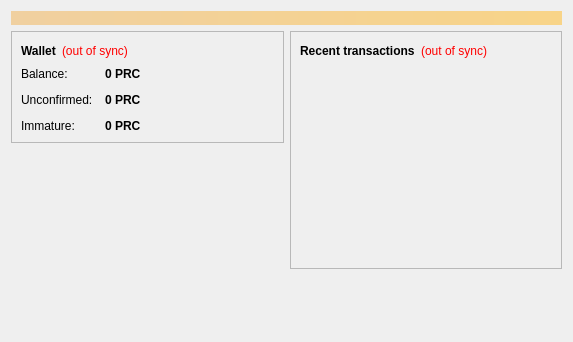
<?xml version="1.0" encoding="UTF-8"?>
<ui version="4.0">
 <class>OverviewPage</class>
 <widget class="QWidget" name="OverviewPage">
  <property name="geometry">
   <rect>
    <x>0</x>
    <y>0</y>
    <width>573</width>
    <height>342</height>
   </rect>
  </property>
  <property name="windowTitle">
   <string>Form</string>
  </property>
  <layout class="QVBoxLayout" name="topLayout">
   <item>
    <widget class="QLabel" name="labelAlerts">
	<property name="styleSheet">
      <string notr="true">background-color: qlineargradient(x1: 0, y1: 0, x2: 1, y2: 0, stop:0 #F0D0A0, stop:1 #F8D488); color:#000000;</string>
     </property>
     <property name="wordWrap">
      <bool>true</bool>
     </property>
     <property name="margin">
      <number>3</number>
     </property>
    </widget>
   </item>
   <item>
    <layout class="QHBoxLayout" name="horizontalLayout" stretch="1,1">
     <item>
      <layout class="QVBoxLayout" name="verticalLayout_2">
       <item>
        <widget class="QFrame" name="frame">
         <property name="frameShape">
          <enum>QFrame::StyledPanel</enum>
         </property>
         <property name="frameShadow">
          <enum>QFrame::Raised</enum>
         </property>
         <layout class="QVBoxLayout" name="verticalLayout_4">
          <item>
           <layout class="QHBoxLayout" name="horizontalLayout_4">
            <item>
             <widget class="QLabel" name="label_5">
              <property name="font">
               <font>
                <weight>75</weight>
                <bold>true</bold>
               </font>
              </property>
              <property name="text">
               <string>Wallet</string>
              </property>
             </widget>
            </item>
            <item>
             <widget class="QLabel" name="labelWalletStatus">
              <property name="toolTip">
               <string>The displayed information may be out of date. Your wallet automatically synchronizes with the Prospercoin network after a connection is established, but this process has not completed yet.</string>
              </property>
              <property name="styleSheet">
               <string notr="true">QLabel { color: red; }</string>
              </property>
              <property name="text">
               <string notr="true">(out of sync)</string>
              </property>
              <property name="alignment">
               <set>Qt::AlignLeading|Qt::AlignLeft|Qt::AlignVCenter</set>
              </property>
             </widget>
            </item>
            <item>
             <spacer name="horizontalSpacer_2">
              <property name="orientation">
               <enum>Qt::Horizontal</enum>
              </property>
              <property name="sizeHint" stdset="0">
               <size>
                <width>40</width>
                <height>20</height>
               </size>
              </property>
             </spacer>
            </item>
           </layout>
          </item>
          <item>
           <layout class="QFormLayout" name="formLayout_2">
            <property name="fieldGrowthPolicy">
             <enum>QFormLayout::AllNonFixedFieldsGrow</enum>
            </property>
            <property name="horizontalSpacing">
             <number>12</number>
            </property>
            <property name="verticalSpacing">
             <number>12</number>
            </property>
            <item row="0" column="0">
             <widget class="QLabel" name="label">
              <property name="text">
               <string>Balance:</string>
              </property>
             </widget>
            </item>
            <item row="0" column="1">
             <widget class="QLabel" name="labelBalance">
              <property name="font">
               <font>
                <weight>75</weight>
                <bold>true</bold>
               </font>
              </property>
              <property name="cursor">
               <cursorShape>IBeamCursor</cursorShape>
              </property>
              <property name="toolTip">
               <string>Your current balance</string>
              </property>
              <property name="text">
               <string notr="true">0 PRC</string>
              </property>
              <property name="textInteractionFlags">
               <set>Qt::LinksAccessibleByMouse|Qt::TextSelectableByKeyboard|Qt::TextSelectableByMouse</set>
              </property>
             </widget>
            </item>
            <item row="1" column="0">
             <widget class="QLabel" name="label_3">
              <property name="text">
               <string>Unconfirmed:</string>
              </property>
             </widget>
            </item>
            <item row="1" column="1">
             <widget class="QLabel" name="labelUnconfirmed">
              <property name="font">
               <font>
                <weight>75</weight>
                <bold>true</bold>
               </font>
              </property>
              <property name="cursor">
               <cursorShape>IBeamCursor</cursorShape>
              </property>
              <property name="toolTip">
               <string>Total of transactions that have yet to be confirmed, and do not yet count toward the current balance</string>
              </property>
              <property name="text">
               <string notr="true">0 PRC</string>
              </property>
              <property name="textInteractionFlags">
               <set>Qt::LinksAccessibleByMouse|Qt::TextSelectableByKeyboard|Qt::TextSelectableByMouse</set>
              </property>
             </widget>
            </item>
            <item row="2" column="0">
             <widget class="QLabel" name="labelImmatureText">
              <property name="text">
               <string>Immature:</string>
              </property>
             </widget>
            </item>
            <item row="2" column="1">
             <widget class="QLabel" name="labelImmature">
              <property name="font">
               <font>
                <weight>75</weight>
                <bold>true</bold>
               </font>
              </property>
              <property name="toolTip">
               <string>Mined balance that has not yet matured</string>
              </property>
              <property name="text">
               <string notr="true">0 PRC</string>
              </property>
              <property name="textInteractionFlags">
               <set>Qt::LinksAccessibleByMouse|Qt::TextSelectableByKeyboard|Qt::TextSelectableByMouse</set>
              </property>
             </widget>
            </item>

           </layout>
          </item>
         </layout>
        </widget>
       </item>
       <item>
        <spacer name="verticalSpacer">
         <property name="orientation">
          <enum>Qt::Vertical</enum>
         </property>
         <property name="sizeHint" stdset="0">
          <size>
           <width>20</width>
           <height>40</height>
          </size>
         </property>
        </spacer>
       </item>
        <item>
         <widget class="QLabel" name="label_wallet_bgcoin">
          <property name="text">
           <string/>
          </property>
          <property name="pixmap">
           <pixmap resource="../bitcoin.qrc">:/images/wallet_bgcoin</pixmap>
          </property>
          <property name="scaledContents">
           <bool>false</bool>
          </property>
          <property name="alignment">
           <set>Qt::AlignCenter</set>
          </property>
          <property name="margin">
           <number>-2</number>
          </property>
         </widget>
        </item>
	   </layout>
     </item>
     <item>
      <layout class="QVBoxLayout" name="verticalLayout_3">
       <item>
        <widget class="QFrame" name="frame_2">
         <property name="frameShape">
          <enum>QFrame::StyledPanel</enum>
         </property>
         <property name="frameShadow">
          <enum>QFrame::Raised</enum>
         </property>
         <layout class="QVBoxLayout" name="verticalLayout">
          <item>
           <layout class="QHBoxLayout" name="horizontalLayout_2">
            <item>
             <widget class="QLabel" name="label_4">
              <property name="text">
               <string>&lt;b&gt;Recent transactions&lt;/b&gt;</string>
              </property>
             </widget>
            </item>
            <item>
             <widget class="QLabel" name="labelTransactionsStatus">
              <property name="toolTip">
               <string>The displayed information may be out of date. Your wallet automatically synchronizes with the Prospercoin network after a connection is established, but this process has not completed yet.</string>
              </property>
              <property name="styleSheet">
               <string notr="true">QLabel { color: red; }</string>
              </property>
              <property name="text">
               <string notr="true">(out of sync)</string>
              </property>
              <property name="alignment">
               <set>Qt::AlignRight|Qt::AlignTrailing|Qt::AlignVCenter</set>
              </property>
             </widget>
            </item>
            <item>
             <spacer name="horizontalSpacer">
              <property name="orientation">
               <enum>Qt::Horizontal</enum>
              </property>
              <property name="sizeHint" stdset="0">
               <size>
                <width>40</width>
                <height>20</height>
               </size>
              </property>
             </spacer>
            </item>
           </layout>
          </item>
          <item>
           <widget class="QListView" name="listTransactions">
            <property name="styleSheet">
             <string notr="true">QListView { background: transparent; }</string>
            </property>
            <property name="frameShape">
             <enum>QFrame::NoFrame</enum>
            </property>
            <property name="verticalScrollBarPolicy">
             <enum>Qt::ScrollBarAlwaysOff</enum>
            </property>
            <property name="horizontalScrollBarPolicy">
             <enum>Qt::ScrollBarAlwaysOff</enum>
            </property>
            <property name="selectionMode">
             <enum>QAbstractItemView::NoSelection</enum>
            </property>
           </widget>
          </item>
         </layout>
        </widget>
       </item>
       <item>
        <spacer name="verticalSpacer_2">
         <property name="orientation">
          <enum>Qt::Vertical</enum>
         </property>
         <property name="sizeHint" stdset="0">
          <size>
           <width>20</width>
           <height>40</height>
          </size>
         </property>
        </spacer>
       </item>
      </layout>
     </item>
    </layout>
   </item>
  </layout>
 </widget>
 <resources/>
 <connections/>
</ui>
